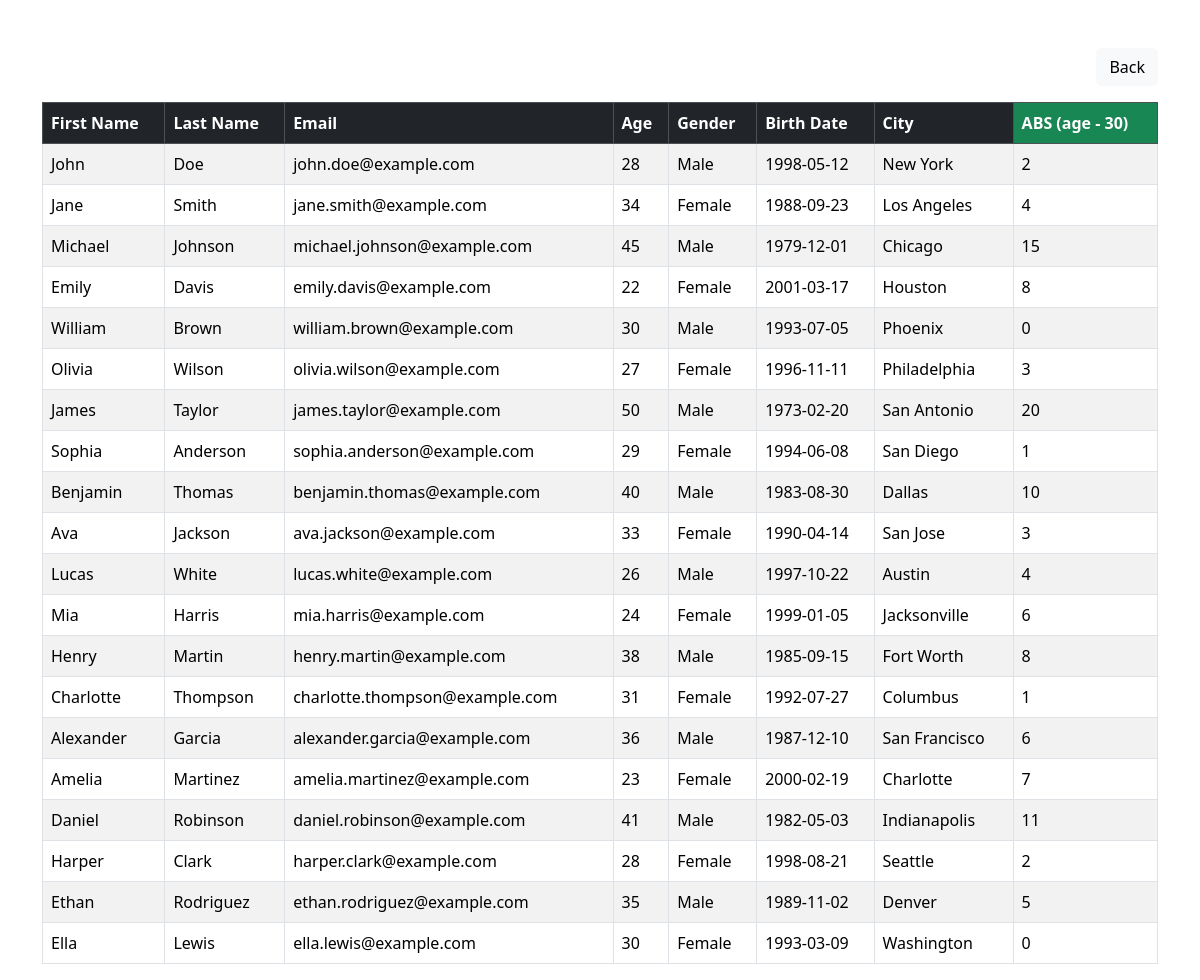
The app's page /abs.php with its own data.
### tables this page shows
CREATE TABLE `peopletbl` (
  `first_name` varchar(50) NOT NULL,
  `last_name` varchar(50) NOT NULL,
  `email` varchar(50) NOT NULL,
  `age` int(5) NOT NULL,
  `gender` varchar(20) NOT NULL,
  `birth_date` date NOT NULL,
  `city` varchar(50) NOT NULL
);

### abs.php (the view, shortened to what this page needs)
<?php
require_once "dbconnection.php";
$sql = "SELECT *, ABS(age - 30) AS abs_age FROM peopletbl";
$result = mysqli_query($conn, $sql);
?>
<!DOCTYPE html>
<html lang="en">
<head>
    <link href="https://cdn.jsdelivr.net/npm/bootstrap@5.3.2/dist/css/bootstrap.min.css" rel="stylesheet">
</head>
<body>
<div class="container mt-5">
    <div class="d-flex justify-content-end mb-3">
        <a href="index.php" class="btn btn-light">Back</a>
    </div>
    <table class="table table-bordered table-striped">
        <thead class="table-dark">
            <tr>
                <th>First Name</th>
                <th>Last Name</th>
                <th>Email</th>
                <th>Age</th>
                <th>Gender</th>
                <th>Birth Date</th>
                <th>City</th>
                <th class="bg-success">ABS (age - 30)</th>
            </tr>
        </thead>
        <tbody>
        <?php
        if (mysqli_num_rows($result) > 0) {
            while ($row = mysqli_fetch_assoc($result)) {
                echo "<tr>";
                echo "<td>{$row['first_name']}</td>";
                echo "<td>{$row['last_name']}</td>";
                echo "<td>{$row['email']}</td>";
                echo "<td>{$row['age']}</td>";
                echo "<td>{$row['gender']}</td>";
                echo "<td>{$row['birth_date']}</td>";
                echo "<td>{$row['city']}</td>";
                echo "<td>{$row['abs_age']}</td>";
                echo "</tr>";
            }
        } else {
            echo "<tr><td colspan='8'>No records found</td></tr>";
        }
        ?>
        </tbody>
    </table>
</div>
</body>
</html>

### records on screen
peopletbl: first_name "John", last_name "Doe", email "john.doe@example.com", age "28", gender "Male", birth_date "1998-05-12", city "New York", abs_age "2"
peopletbl: first_name "Jane", last_name "Smith", email "jane.smith@example.com", age "34", gender "Female", birth_date "1988-09-23", city "Los Angeles", abs_age "4"
peopletbl: first_name "Michael", last_name "Johnson", email "michael.johnson@example.com", age "45", gender "Male", birth_date "1979-12-01", city "Chicago", abs_age "15"
peopletbl: first_name "Emily", last_name "Davis", email "emily.davis@example.com", age "22", gender "Female", birth_date "2001-03-17", city "Houston", abs_age "8"
peopletbl: first_name "William", last_name "Brown", email "william.brown@example.com", age "30", gender "Male", birth_date "1993-07-05", city "Phoenix", abs_age "0"
peopletbl: first_name "Olivia", last_name "Wilson", email "olivia.wilson@example.com", age "27", gender "Female", birth_date "1996-11-11", city "Philadelphia", abs_age "3"
peopletbl: first_name "James", last_name "Taylor", email "james.taylor@example.com", age "50", gender "Male", birth_date "1973-02-20", city "San Antonio", abs_age "20"
peopletbl: first_name "Sophia", last_name "Anderson", email "sophia.anderson@example.com", age "29", gender "Female", birth_date "1994-06-08", city "San Diego", abs_age "1"
peopletbl: first_name "Benjamin", last_name "Thomas", email "benjamin.thomas@example.com", age "40", gender "Male", birth_date "1983-08-30", city "Dallas", abs_age "10"
peopletbl: first_name "Ava", last_name "Jackson", email "ava.jackson@example.com", age "33", gender "Female", birth_date "1990-04-14", city "San Jose", abs_age "3"
peopletbl: first_name "Lucas", last_name "White", email "lucas.white@example.com", age "26", gender "Male", birth_date "1997-10-22", city "Austin", abs_age "4"
peopletbl: first_name "Mia", last_name "Harris", email "mia.harris@example.com", age "24", gender "Female", birth_date "1999-01-05", city "Jacksonville", abs_age "6"
peopletbl: first_name "Henry", last_name "Martin", email "henry.martin@example.com", age "38", gender "Male", birth_date "1985-09-15", city "Fort Worth", abs_age "8"
peopletbl: first_name "Charlotte", last_name "Thompson", email "charlotte.thompson@example.com", age "31", gender "Female", birth_date "1992-07-27", city "Columbus", abs_age "1"
peopletbl: first_name "Alexander", last_name "Garcia", email "alexander.garcia@example.com", age "36", gender "Male", birth_date "1987-12-10", city "San Francisco", abs_age "6"
peopletbl: first_name "Amelia", last_name "Martinez", email "amelia.martinez@example.com", age "23", gender "Female", birth_date "2000-02-19", city "Charlotte", abs_age "7"
peopletbl: first_name "Daniel", last_name "Robinson", email "daniel.robinson@example.com", age "41", gender "Male", birth_date "1982-05-03", city "Indianapolis", abs_age "11"
peopletbl: first_name "Harper", last_name "Clark", email "harper.clark@example.com", age "28", gender "Female", birth_date "1998-08-21", city "Seattle", abs_age "2"
peopletbl: first_name "Ethan", last_name "Rodriguez", email "ethan.rodriguez@example.com", age "35", gender "Male", birth_date "1989-11-02", city "Denver", abs_age "5"
peopletbl: first_name "Ella", last_name "Lewis", email "ella.lewis@example.com", age "30", gender "Female", birth_date "1993-03-09", city "Washington", abs_age "0"
